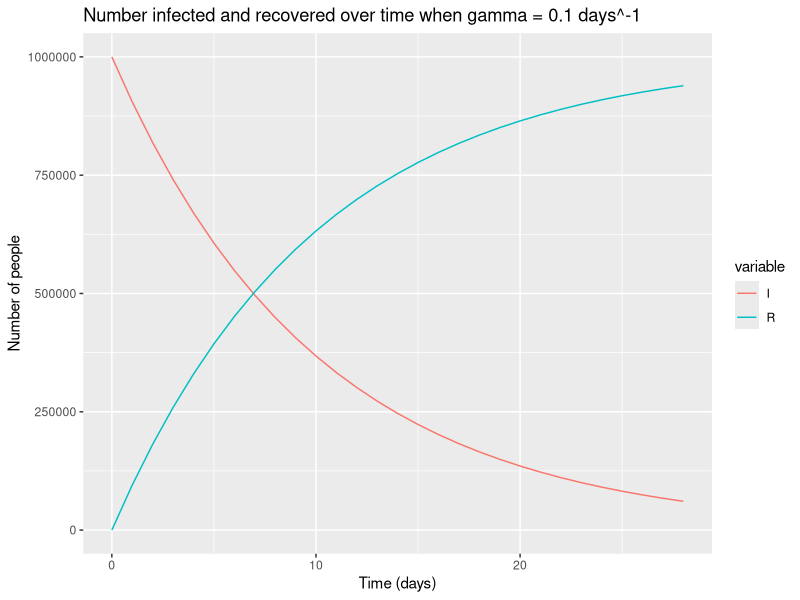

Write the R code that produced this figure.
# INFECTIOUS dISEASE MODELLING
# Module 1 e-tivity 1 - Modelling an Infected Cohort

library(deSolve)  # solves the model
library(reshape2) # changes hte shape of the model output
library(ggplot2)  # plots

ini_infected <- 1000000
ini_recovered <- 0
gamma <- 1/10  # Recovery Rate
obs_period <- 28  # 4 weeks

ini_state <- c(I = ini_infected, R = ini_recovered)

time <- 0:obs_period  # OR seq(from = 0, to = obs_period, by = 1)

# ini_state
# gamma
# time

cohort_model <- function(time, state, gamma){
  
  with(as.list(c(state, gamma)), {
    dI <- -gamma*I
    dR <- gamma*I
    
    return(list(c(dI,dR)))
  })
}

output <- as.data.frame(ode(y = ini_state,
                            times = time,
                            func = cohort_model,
                            parms = gamma))

recover <- output[output$time == 28, c("time","R")]
recover

recover_per <- output[output$time==28,"R"]/(output[output$time==28,"R"]+output[output$time==28,"I"])
print(paste(as.character(signif(recover_per*100,4)),"%"))

# First turn the output dataset into a long format, 
# so that the number in each compartment at each timestep
# are all in the same column
output_long <- melt(as.data.frame(output), id = "time")

# Plot the number of people in each compartment over time
graf <- ggplot(data = output_long,          # specify object containing data to plot
       aes(x = time, y = value, colour = variable, group = variable)) +          # assign columns to axes and groups
  geom_line() +                     # represent data as lines
  xlab("Time (days)") +              # add label for x axis
  ylab("Number of people")  +       # add label for y axis

labs(title = paste("Number infected and recovered over time when gamma =",
                   gamma,"days^-1")) # add title

print(graf)
